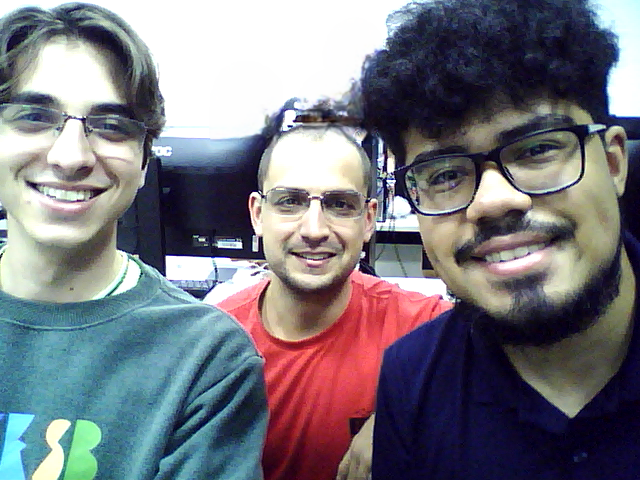
#> input picture img/alunos.png, 640 x 480 px
$ jupyter execute Exe3.ipynb
#> lines starting #> are read from the running program, lines starting #| are printed output that depends on the picture
[cell 1]
import cv2
import matplotlib.pyplot as plt
import numpy as np

def color_to_grayscale_ycbcr(img_path):
#> called with img_path = 'img/alunos.png'
    img_bgr = cv2.imread(img_path)
#> img_bgr is the input picture: shape (480, 640, 3); mean B, G, R 126.8, 118.5, 119.2
    img_rgb = cv2.cvtColor(img_bgr, cv2.COLOR_BGR2RGB)

    # Converter para YCbCr
    img_ycbcr = cv2.cvtColor(img_bgr, cv2.COLOR_BGR2YCrCb).astype(np.float32)
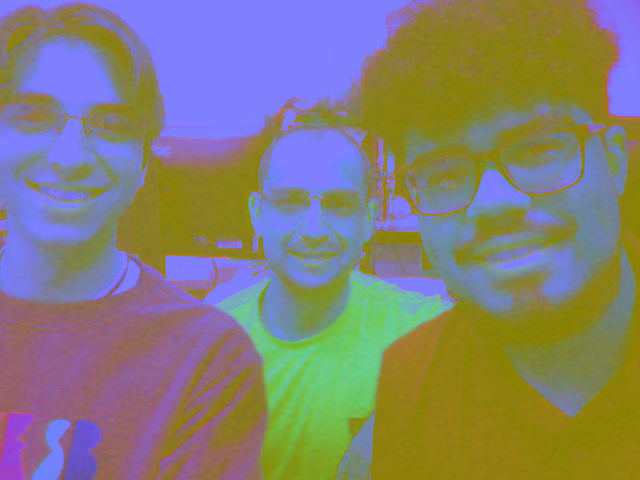
#> img_ycbcr: shape (480, 640, 3) float32; mean B, G, R 119.7, 127.7, 132

    # Zerar canais de crominância (Cb e Cr = 128)
    img_ycbcr[:, :, 1] = 128  # Cr
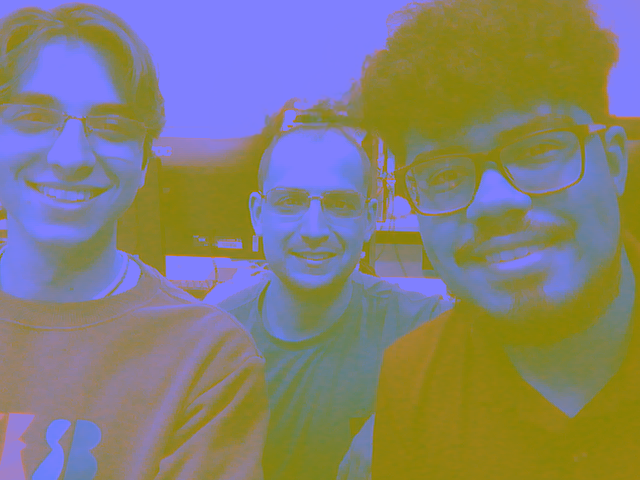
#> img_ycbcr: shape (480, 640, 3) float32; mean B, G, R 119.7, 128, 132
    img_ycbcr[:, :, 2] = 128  # Cb
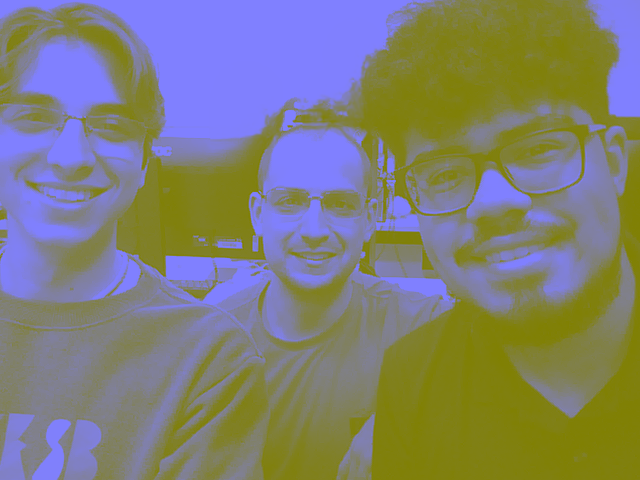
#> img_ycbcr: shape (480, 640, 3) float32; mean B, G, R 119.7, 128, 128

    # Converter de volta para RGB
    img_ycbcr = np.clip(img_ycbcr, 0, 255).astype(np.uint8)
    img_gray_rgb = cv2.cvtColor(img_ycbcr, cv2.COLOR_YCrCb2RGB)
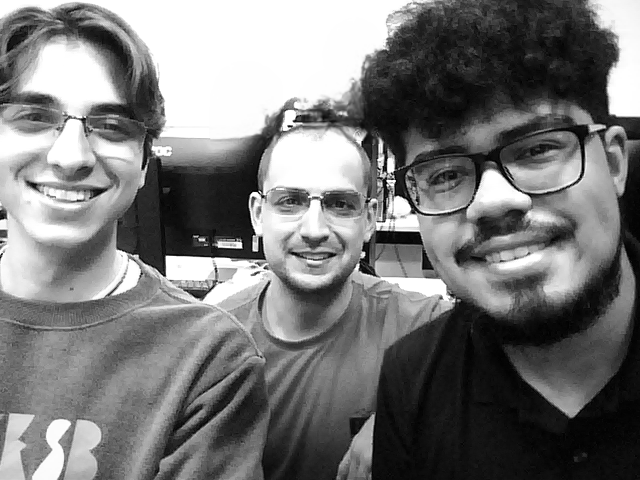
#> img_gray_rgb: shape (480, 640, 3); min 0, max 255, mean 119.7

    # Visualização
    fig, axes = plt.subplots(1, 2, figsize=(12, 5))

    axes[0].imshow(img_rgb)
    axes[0].set_title('Imagem Original')
    axes[0].axis('off')

    axes[1].imshow(img_gray_rgb)
    axes[1].set_title('Imagem em Escala de Cinza\n(Cb = Cr = 128)')
    axes[1].axis('off')

    plt.tight_layout()
    plt.show()

# Execução
color_to_grayscale_ycbcr('img/alunos.png')

$ run again, with img/frutas.jpg saved as img/alunos.png
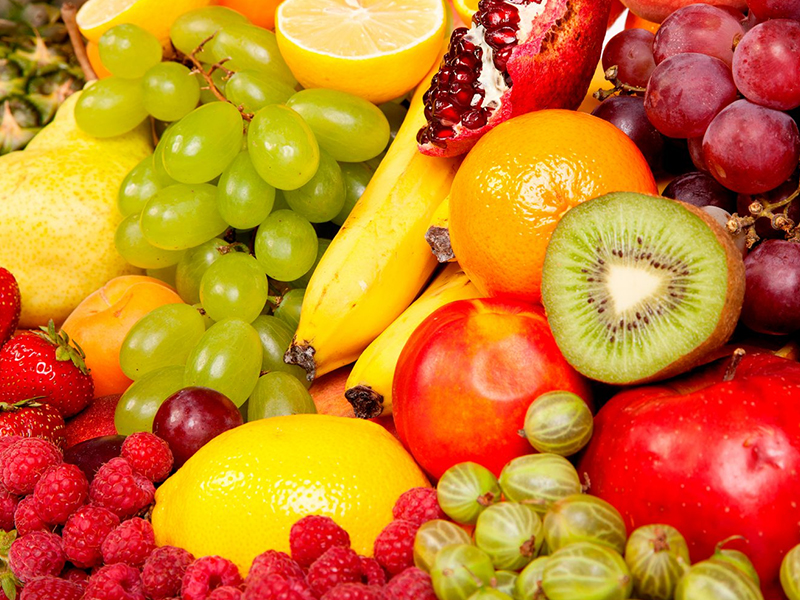
#> input picture img/frutas.jpg, 800 x 600 px
#> in color_to_grayscale_ycbcr, img_bgr is the input picture: shape (600, 800, 3); mean B, G, R 38.6, 123.4, 202.4
#> in color_to_grayscale_ycbcr, `img_ycbcr[:, :, 2] = 128`:
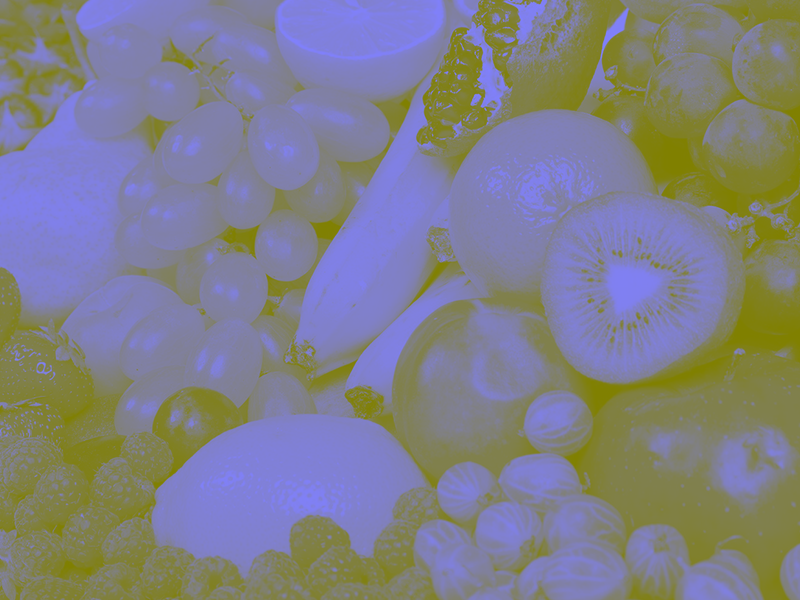
#> img_ycbcr: shape (600, 800, 3) float32; mean B, G, R 137.4, 128, 128
#> in color_to_grayscale_ycbcr, `img_gray_rgb = cv2.cvtColor(img_ycbcr, cv2.COLOR_YCrCb2RGB)`:
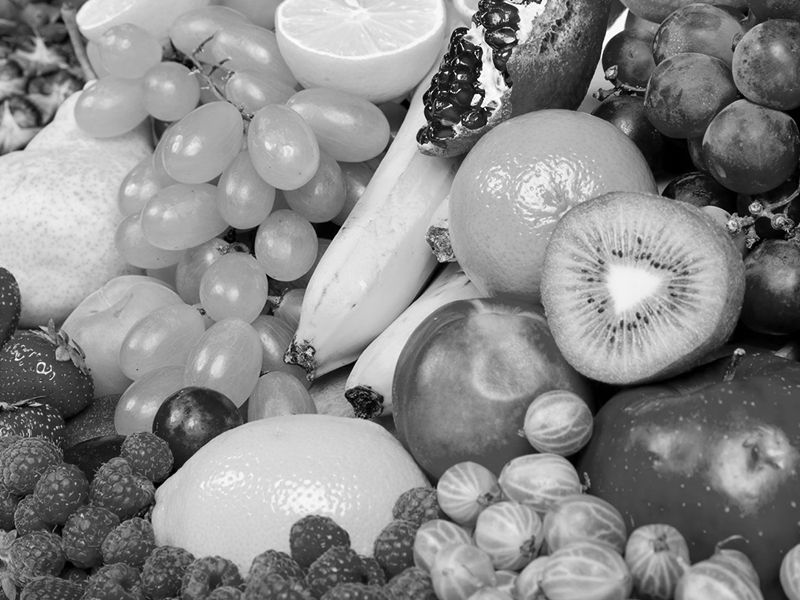
#> img_gray_rgb: shape (600, 800, 3); min 0, max 255, mean 137.4
